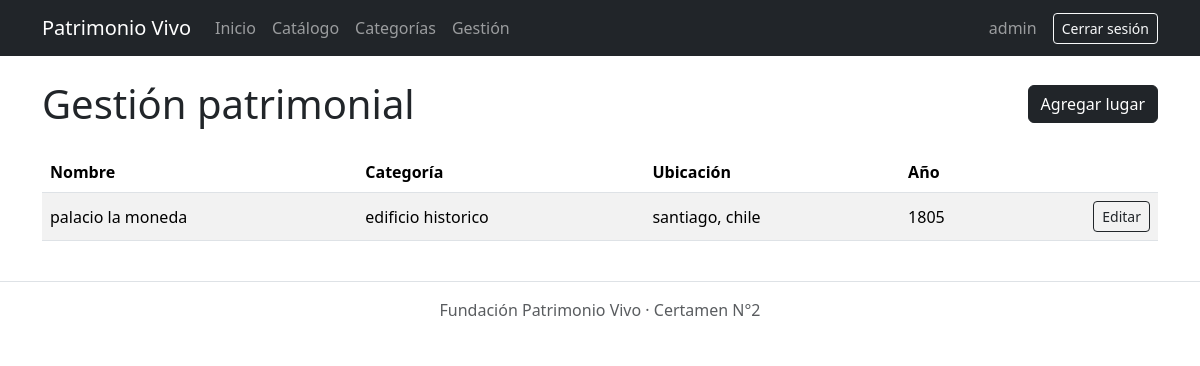
Page /gestion/ (signed in) on the earlier database version.
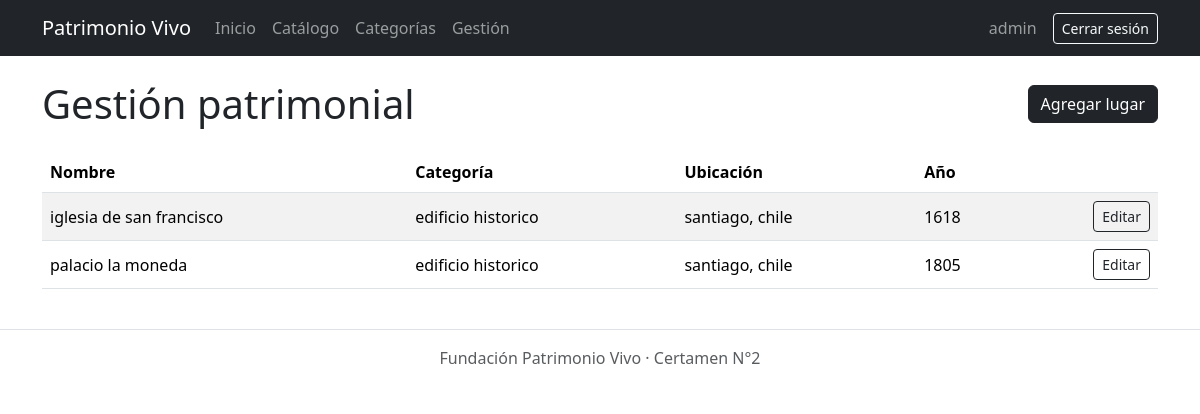
Same page on the later database version.
### core/models.py (models this page shows, shortened)
class LugarPatrimonial(models.Model):
    id = models.BigAutoField(primary_key=True)
    nombre = models.CharField(max_length=150)
    descripcion = models.TextField()
    ubicacion = models.CharField(max_length=200)
    anio_construccion = models.PositiveIntegerField()
    imagen = models.URLField(blank=True)
    categoria = models.ForeignKey(
        Categoria, on_delete=models.PROTECT, related_name='lugares'
    )

class Categoria(models.Model):
    id = models.BigAutoField(primary_key=True)
    nombre = models.CharField(max_length=100)
    descripcion = models.TextField(blank=True)

### core/views.py (the view)
# urls.py: path('gestion/', views.gestion, name='gestion'),
@login_required
def gestion(request):
    lugares = LugarPatrimonial.objects.select_related('categoria').order_by('nombre')
    return render(request, 'core/gestion.html', {'lugares': lugares})

### core/templates/core/gestion.html (shortened to what this page needs)
{% extends 'core/base.html' %}
{% block content %}
    <div class="d-flex justify-content-between align-items-center mb-4">
        <h1 class="mb-0">Gestión patrimonial</h1>
        {% if perms.core.add_lugarpatrimonial %}
            <a href="{% url 'lugar_crear' %}" class="btn btn-dark">Agregar lugar</a>
        {% endif %}
    </div>
    <table class="table table-striped align-middle">
        <thead>
            <tr>
                <th>Nombre</th>
                <th>Categoría</th>
                <th>Ubicación</th>
                <th>Año</th>
                <th></th>
            </tr>
        </thead>
        <tbody>
            {% for lugar in lugares %}
                <tr>
                    <td>{{ lugar.nombre }}</td>
                    <td>{{ lugar.categoria.nombre }}</td>
                    <td>{{ lugar.ubicacion }}</td>
                    <td>{{ lugar.anio_construccion }}</td>
                    <td class="text-end">
                        {% if perms.core.change_lugarpatrimonial %}
                            <a href="{% url 'lugar_editar' lugar.pk %}" class="btn btn-outline-dark btn-sm">Editar</a>
                        {% endif %}
                    </td>
                </tr>
            {% empty %}
                <tr><td colspan="5">Aún no hay lugares registrados.</td></tr>
            {% endfor %}
        </tbody>
    </table>
{% endblock %}

### core/templates/core/base.html (shortened to what this page needs)
{% load static %}
<!DOCTYPE html>
<html lang="es" data-bs-theme="light">
<head>
    <link rel="stylesheet" href="{% static 'core/css/bootstrap.min.css' %}">
    <link rel="stylesheet" href="{% static 'core/css/estilos.css' %}">
</head>
<body>
    <nav class="navbar navbar-expand-lg bg-dark" data-bs-theme="dark">
        <div class="container">
            <a class="navbar-brand" href="{% url 'inicio' %}">Patrimonio Vivo</a>
            <div class="collapse navbar-collapse" id="menu">
                <ul class="navbar-nav me-auto">
                    <li class="nav-item">
                        <a class="nav-link" href="{% url 'inicio' %}">Inicio</a>
                    </li>
                    <li class="nav-item">
                        <a class="nav-link" href="{% url 'catalogo' %}">Catálogo</a>
                    </li>
                    <li class="nav-item">
                        <a class="nav-link" href="{% url 'categorias' %}">Categorías</a>
                    </li>
                    {% if user.is_authenticated %}
                        <li class="nav-item">
                            <a class="nav-link" href="{% url 'gestion' %}">Gestión</a>
                        </li>
                    {% endif %}
                </ul>
                {% if user.is_authenticated %}
                    <span class="navbar-text me-3">{{ user.username }}</span>
                    <form method="post" action="{% url 'logout' %}" class="d-flex">
                        <button type="submit" class="btn btn-outline-light btn-sm">Cerrar sesión</button>
                    </form>
                {% else %}
                    <a class="btn btn-outline-light btn-sm" href="{% url 'login' %}">Iniciar sesión</a>
                {% endif %}
            </div>
        </div>
    </nav>
    <main class="container py-4">
        {% block content %}{% endblock %}
    </main>
    <footer class="text-center text-muted py-3 border-top">
        Fundación Patrimonio Vivo · Certamen N°2
    </footer>
</body>
</html>

Differences in the rows shown:
added LugarPatrimonial: nombre "iglesia de san francisco", categoria.nombre "edificio historico", ubicacion "santiago, chile", anio_construccion "1618"
